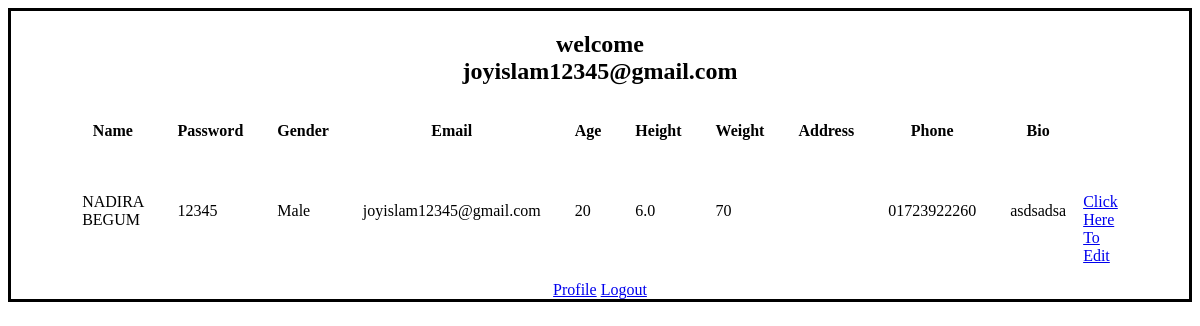
The page /peditprofile.php (signed in) on the database its author committed.
### tables this page shows
CREATE TABLE `patient` (
  `Id` int(11) NOT NULL,
  `Email` varchar(30) NOT NULL,
  `Name` varchar(30) NOT NULL,
  `password` varchar(30) NOT NULL,
  `Gender` varchar(6) NOT NULL,
  `Age` smallint(6) NOT NULL,
  `Weight` smallint(6) NOT NULL,
  `Height` decimal(2,1) NOT NULL,
  `Address` varchar(40) DEFAULT NULL,
  `Phone` char(13) NOT NULL,
  `Picture` blob DEFAULT NULL,
  `Registration Date` datetime NOT NULL DEFAULT current_timestamp(),
  `Bio` text DEFAULT NULL
);

### peditprofile.php (the view, shortened to what this page needs)
  <!DOCTYPE html>
  <html lang="en" dir="ltr">
    <head>
      <link href="profile.css" rel="stylesheet">
    </head>
    <body >
      <center>
      <h2>welcome <br> <?php echo $_SESSION['email'] ?></h2></center>
  <center>
      <table class="motable" cellspacing='15px' width=80%>
      <thead>
        <tr><center>
        <th> Name</th>
          <th style="width: 15.3%; vertical-align: top;">
        <th>Password</th>
          <th style="width: 15.3%; vertical-align: top;">
        <th>Gender</th>
          <th style="width: 15.3%; vertical-align: top;">
          <th>Email</th>
            <th style="width: 15.3%; vertical-align: top;">
        <th>Age</th>
          <th style="width: 15.3%; vertical-align: top;">
        <th>Height</th>
          <th style="width: 15.3%; vertical-align: top;">
        <th>Weight</th>
          <th style="width: 15.3%; vertical-align: top;">
        <th>Address</th>
          <th style="width: 15.3%; vertical-align: top;">
                      <th>Phone</th>
                        <th style="width: 15.3%; vertical-align: top;">
                      <th>Bio</th>
        <th></th>
        </tr>
      </thead>
      <center>
  <?php
  include("connect.php");
  $currentuser=$_SESSION['email'];
  $viewinfo="select * from patient where Email='$currentuser'";
  $sql=mysqli_query($conn,$viewinfo);
  if($row=mysqli_fetch_array($sql)){
  $patient_id = $row[0];
  $Email=$row[1];
  $Name=$row[2];
  $Password=$row[3];
  $Gender=$row[4];
  $Age=$row[5];
  $height=$row[7];
  $weight=$row[6];
  $address=$row[8];
  $phone=$row[9];
  $bio = $row[12];
  }
   ?>
   <tbody>
   <tr>
<h1>
   <td><?php echo $Name;  ?></td>
     <th style="width: 15.3%; vertical-align: top;">
   <td><?php echo $Password;  ?></td>
     <th style="width: 15.3%; vertical-align: top;">
   <td><?php echo $Gender;  ?></td>
     <th style="width: 15.3%; vertical-align: top;">
   <td><?php echo  $Email;  ?></td>
     <th style="width: 15.3%; vertical-align: top;">
    <td><?php echo  $Age;  ?></td>
      <th style="width: 15.3%; vertical-align: top;">
     <td><?php echo     $height;  ?></td>
       <th style="width: 15.3%; vertical-align: top;">
      <td><?php echo    $weight;  ?></td>
        <th style="width: 15.3%; vertical-align: top;">
       <td><?php echo   $address;  ?></td>
         <th style="width: 15.3%; vertical-align: top;">
        <td><?php echo     $phone;  ?></td>
        <th style="width: 15.3%; vertical-align: top;">
       <td><?php echo      $bio;  ?></td>
   <td>
     </h1>
     <br>
     <br>
     <a href="./pupdateprofile.php?id=<?php echo  $patient_id;?>">Click Here To Edit</a>
   </tr>
   </tbody>
     </table>
 <a href="patientprofile.php">Profile</a>
         <a href="./logout.php">Logout</a>
    </body>
  </html>

### profile.css (style rules this page uses)
body { background: #ffffff; border: 3px solid black; }

### rows shown on the page
patient: Name "NADIRA BEGUM", password "12345", Gender "Male", Email "joyislam12345@gmail.com", Age "20", Height "6.0", Weight "70", Phone "01723922260", Bio "asdsadsa"

### other values the page prints
$_SESSION['email'] "joyislam12345@gmail.com"
